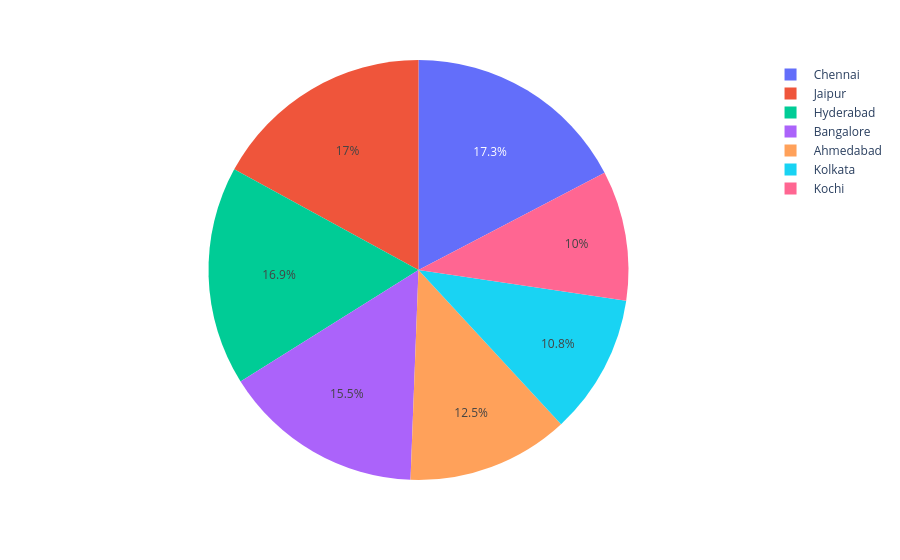

This figure's notebook cell:
### Code cell
px.pie(names=df.City.value_counts().index[:7], values=df.City.value_counts().values[:7])

### Figure 1 — Plotly figure (JSON) as saved in the notebook; plotly's stock layout.template omitted (floating-point values rounded to 4 significant figures)
{"data": [{"domain": {"x": [0, 1], "y": [0, 1]}, "hovertemplate": "label=%{label}<br>value=%{value}<extra></extra>", "labels": [" Chennai", " Jaipur", " Hyderabad", " Bangalore", " Ahmedabad", " Kolkata", " Kochi"], "legendgroup": "", "name": "", "showlegend": true, "type": "pie", "values": [1691, 1663, 1646, 1511, 1218, 1052, 977]}], "layout": {"legend": {"tracegroupgap": 0}, "margin": {"t": 60}}}
